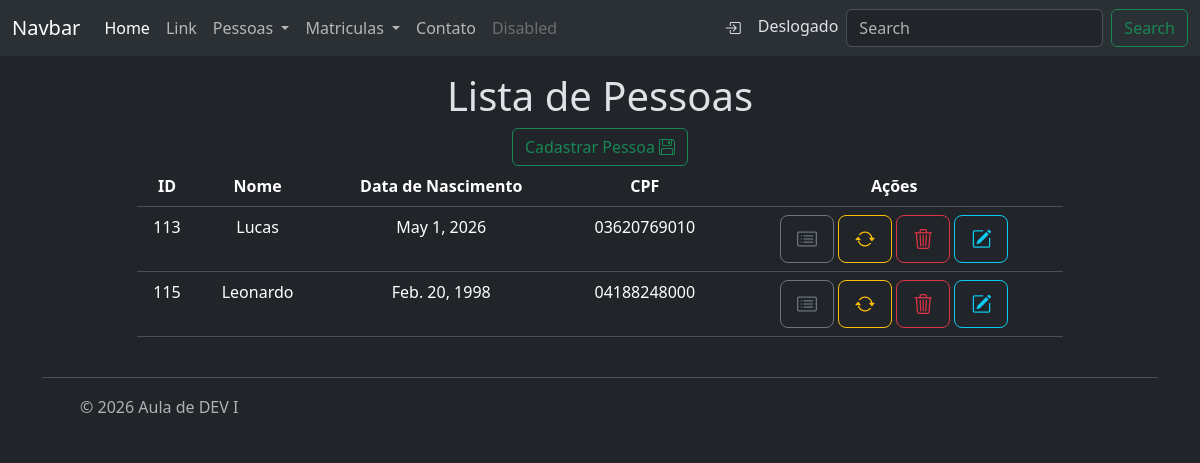
The app's page /relacionamentos/person/funcao/list, older data.
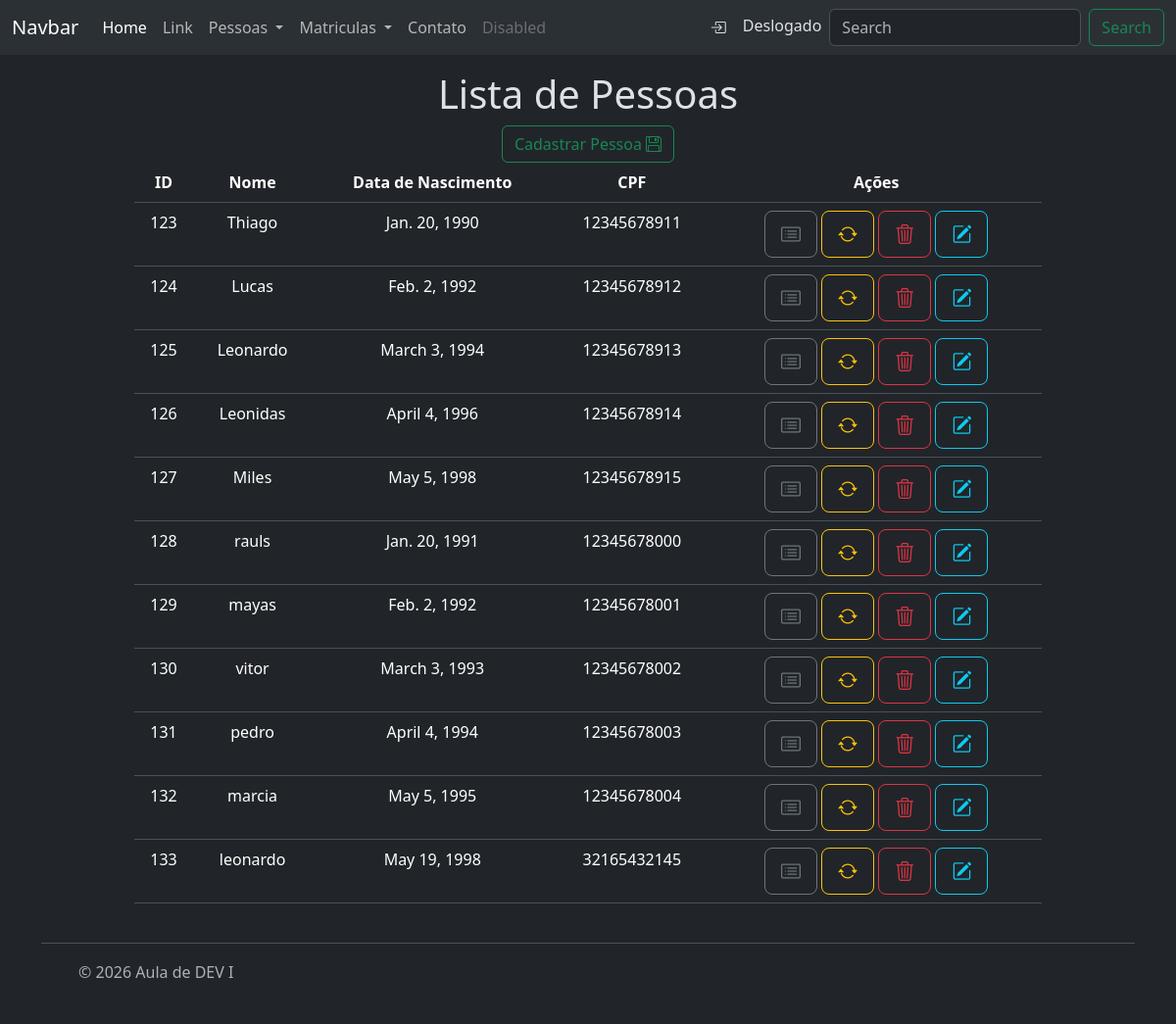
The same page, newer data.
### relacionamentos/models/pessoa.py (models this page shows, shortened)
class Pessoa(BaseModel):
    nome = models.CharField(max_length=100
                            , verbose_name='Nome'
                            , help_text='Insira o nome da pessoa'
                            , validators=[MinLengthValidator(5)])
    data_nascimento = models.DateField(verbose_name='Data de Nascimento'
                                      , help_text='Insira a data de nascimento da pessoa')
    cpf = models.CharField(max_length=11, unique=True
                           , validators=[MinLengthValidator(11), validacao_cpf]
                           , help_text='Insira o CPF da pessoa'
                           , verbose_name='CPF')

### relacionamentos/views/person.py (the view)
# urls.py: path("person/funcao/list", person.list, name="funcao_person_list"),
def list(request):
    people = Pessoa.objects.all()
    contexto = {
        "pessoas": people,
    }
    return render(request, "person/list.html", contexto)

### relacionamentos/templates/person/list.html
{% extends "base.html" %}
{% block title %}
{% if pessoas %}
Lista de Pessoas
{% else %}
Nenhuma Pessoa Cadastrada
{% endif %}
{% endblock title %}
{% block content %}
<a class="btn btn-outline-success" role="button" href="{% url 'relacionamentos:funcao_person_create' %}">
    Cadastrar Pessoa <i class="bi bi-floppy"></i>
    </a>
{% if pessoas %}
<table class="table table-hover">
    <thead>
        <th>ID</th>
        <th>Nome</th>
        <th>Data de Nascimento</th>
        <th>CPF</th>
        <th>Ações</th>
    </thead>
    <tbody>
        {% for pessoa in pessoas %}
        <tr>
            <td>
                {{pessoa.id}}
            </td>
            <td>
                {{pessoa.nome}}
            </td>
            <td>
                {{pessoa.data_nascimento}}
            </td>
            <td>
                {{pessoa.cpf}}
            </td>
            <td>
                <a class="btn btn-outline-secondary btn-lg" role='button' title='Detalhar'
                    href="{% url 'relacionamentos:funcao_person_read' pessoa.id %}">
                    <i class="bi bi-card-list"></i>
                </a>
                <a class="btn btn-outline-warning btn-lg" role='button' title='Gerar CPF usando funcoes'
                    href="{% url 'relacionamentos:funcao_person_generate_cpf' pessoa.id %}">
                    <i class="bi bi-arrow-repeat"></i>
                </a>
                <a class="btn btn-outline-danger btn-lg" role='button' title='Deletar'
                    href="{% url 'relacionamentos:funcao_person_delete' pessoa.id %}">
                    <i class="bi bi-trash3"></i>
                </a>
                <a class="btn btn-outline-info btn-lg" role='button' title='Editar'
                    href="{% url 'relacionamentos:funcao_person_update' pessoa.id %}">
                    <i class="bi bi-pencil-square"></i>
                </a>
            </td>
        </tr>
        {% endfor %}
    </tbody>
</table>
{% endif %}
{% endblock content %}

### templates/base.html (shortened to what this page needs)
{% extends "menu.html" %}
{% block main %}
<div class="mt-3 mb-3" >
    <h1>{% block title %} titulo  {% endblock title %}</h1>
    <div>
        {% block content %}{% endblock content %}
    </div>
</div>
{% endblock main %}

### templates/menu.html (shortened to what this page needs)
{% extends 'minimal.html'%}
{% block menu %}
<nav class="navbar navbar-expand-lg bg-body-tertiary">
  <div class="container-fluid">
    <a class="navbar-brand" href="#">Navbar</a>
    <div class="collapse navbar-collapse" id="navbarSupportedContent">
      <ul class="navbar-nav me-auto mb-2 mb-lg-0">
        <li class="nav-item">
          <a class="nav-link active" aria-current="page" href="{% url 'index' %}">Home</a>
        </li>
        <li class="nav-item">
          <a class="nav-link" href="#">Link</a>
        </li>
        <li class="nav-item dropdown">
          <a class="nav-link dropdown-toggle" href="#" role="button" data-bs-toggle="dropdown" aria-expanded="false">
            Pessoas
          </a>
        </li>
        <li class="nav-item dropdown">
          <a class="nav-link dropdown-toggle" href="#" role="button" data-bs-toggle="dropdown" aria-expanded="false">
            Matriculas
          </a>
        </li>
        <li>
          <a class="nav-link" href="{% url 'contato_classe' %}">Contato</a>
        </li>
        <li class="nav-item">
          <a class="nav-link disabled" aria-disabled="true">Disabled</a>
        </li>
      </ul>
      {% if user.is_authenticated %}
      <div>
        {{user.username}}
        <a class="btn btn-outline-info" role="button">
          <i class="bi bi-person"></i>
        </a>
      </div>
      <div class="me-2"></div>
      <div>
        <form id="logout" action="{% url 'logout' %}" method="post">
          {% csrf_token %}
          <button type="submit" class="btn btn-outline-danger" form="logout"><i
              class="bi bi-box-arrow-in-left"></i></button>
        </form>
      </div>
      {% else %}
      <div>
        <a class="btn btn-outline-pimary" role="button" href="{% url 'login' %}"><i
            class="bi bi-box-arrow-in-right"></i></a>
        Deslogado
      </div>
      {% endif %}
      <form class="d-flex" role="search" action="{% url 'buscar' %}" method="get">
        <input name="query" class="form-control me-2" type="search" placeholder="Search" aria-label="Search" />
        <button class="btn btn-outline-success" type="submit">Search</button>
      </form>
    </div>
  </div>
</nav>
{% endblock menu %}

### templates/minimal.html (shortened to what this page needs)
<!doctype html>
<html lang="en" data-bs-theme="dark">
  <head>
    <link href="https://cdn.jsdelivr.net/npm/bootstrap@5.3.3/dist/css/bootstrap.min.css" rel="stylesheet">
    <link rel="stylesheet" href="https://cdn.jsdelivr.net/npm/bootstrap-icons@1.11.3/font/bootstrap-icons.min.css">
  </head>
  <body>
    {% block menu %}
    {% endblock menu %}
    <div class="container text-center">
      <div class="row">
        <div class="col-lg-1">
        </div>
        <div class="col-lg-10">
          {% block main %}
          {% endblock main %}
        </div>
        <div class="col-lg-1">
        </div>
      </div>
    </div>
    <div class="container">
      <footer class="navbar navbar-inverse d-flex flex-wrap justify-content-between align-items-center py-3 my-4 border-top navbar-fixed-bottom">
        <div class="col-md-4 d-flex align-items-center">
          <a href="/" class="mb-3 me-2 mb-md-0 text-body-secondary text-decoration-none lh-1">
            <svg class="bi" width="30" height="24"><use xlink:href="#bootstrap"></use></svg>
          </a>
          <span class="mb-3 mb-md-0 text-body-secondary">© {% now "Y" %} Aula de DEV I</span>
        </div>
        <ul class="nav col-md-4 justify-content-end list-unstyled d-flex">
          <li class="ms-3"><a class="text-body-secondary" href="#"><svg class="bi" width="24" height="24"><use xlink:href="#twitter"></use></svg></a></li>
          <li class="ms-3"><a class="text-body-secondary" href="#"><svg class="bi" width="24" height="24"><use xlink:href="#instagram"></use></svg></a></li>
          <li class="ms-3"><a class="text-body-secondary" href="#"><svg class="bi" width="24" height="24"><use xlink:href="#facebook"></use></svg></a></li>
        </ul>
      </footer>
    </div>
  </body>
</html>

Row changes from the older to the newer data that the page shows:
removed Pessoa: id "113", nome "Lucas", data_nascimento "May 1, 2026", cpf "03620769010"
removed Pessoa: id "115", nome "Leonardo", data_nascimento "Feb. 20, 1998", cpf "04188248000"
added Pessoa: id "123", nome "Thiago", data_nascimento "Jan. 20, 1990", cpf "12345678911"
added Pessoa: id "124", nome "Lucas", data_nascimento "Feb. 2, 1992", cpf "12345678912"
added Pessoa: id "125", nome "Leonardo", data_nascimento "March 3, 1994", cpf "12345678913"
added Pessoa: id "126", nome "Leonidas", data_nascimento "April 4, 1996", cpf "12345678914"
added Pessoa: id "127", nome "Miles", data_nascimento "May 5, 1998", cpf "12345678915"
added Pessoa: id "128", nome "rauls", data_nascimento "Jan. 20, 1991", cpf "12345678000"
added Pessoa: id "129", nome "mayas", data_nascimento "Feb. 2, 1992", cpf "12345678001"
added Pessoa: id "130", nome "vitor", data_nascimento "March 3, 1993", cpf "12345678002"
added Pessoa: id "131", nome "pedro", data_nascimento "April 4, 1994", cpf "12345678003"
added Pessoa: id "132", nome "marcia", data_nascimento "May 5, 1995", cpf "12345678004"
added Pessoa: id "133", nome "leonardo", data_nascimento "May 19, 1998", cpf "32165432145"
